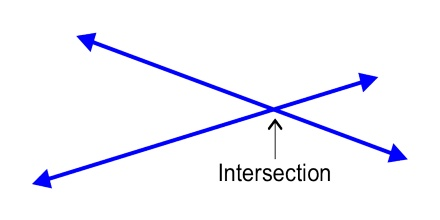
#> input picture 4. Line Detection/lines.jpg, 440 x 220 px
$ jupyter execute '4. Line detection.ipynb'
#> lines starting #> are read from the running program, lines starting #| are printed output that depends on the picture; after the words box and inside, x2 and y2 are one past the last pixel; in counts of white or black regions, pixels touching at a corner belong together
# Line Detection

[cell 1]
# Importing Libraries
import cv2
import numpy as np
import matplotlib.pyplot as plt

[cell 2]
# function for displaying image
def imgShow(img):
    cv2.imshow("Image", img)
    cv2.waitKey(0)
    cv2.destroyAllWindows()

[cell 3]
# Reading an image
image = cv2.imread('lines.jpg')
#> image is the input picture: shape (220, 440, 3); mean B, G, R 252, 244.6, 244.6
imgShow(image)

[cell 4]
plt.imshow(image, cmap='gray')

[cell 5]
# Converting into grayscale image
image_gray = cv2.cvtColor(image, cv2.COLOR_BGR2GRAY)
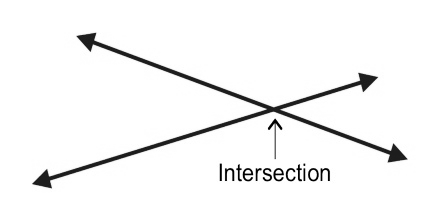
#> image_gray: shape (220, 440); min 0, max 255, mean 245.4
imgShow(image_gray)

[cell 6]
plt.imshow(image_gray, cmap='gray')

## Canny Edge Detection

[cell 7]
image_canny = cv2.Canny(image_gray, 50, 220)
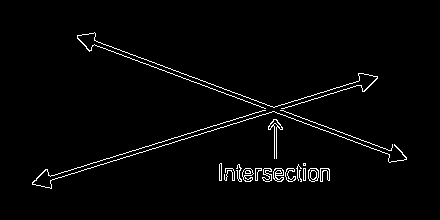
#> image_canny: shape (220, 440); 2.3% white in thin lines or dots, all inside (x1, y1, x2, y2) = (32, 32, 407, 189)

[cell 8]
image_canny

[cell 9]
plt.imshow(image_canny, cmap="gray")

[cell 10]
lines = cv2.HoughLines(image_canny, 1, np.pi/180, 100)
#> lines = [[186, 1.27], [182, 1.27], [7, 1.92], [11, 1.92], [187, 1.26], [181, 1.29]]

[cell 11]
lines
#> Out has the same summary as lines

[cell 12]
len(lines)
#> Out = 6

[cell 13]
if lines is not None:
    for i in range(len(lines)):
        rho = lines[i][0][0]
        theta = lines[i][0][1]

        a = np.cos(theta)
        b = np.sin(theta)

        x0 = a*rho
        y0 = b*rho
        x1 = int(x0 + 1000*(-b))
        y1 = int(y0 + 1000*(a))
        x2 = int(x0 - 1000*(-b))
        y2 = int(y0 - 1000*(a))

        cv2.line(image,(x1,y1),(x2,y2),(0,255,0),1)
#> this loop made 6 passes
#> (rho, theta, a, b, x0, y0, x1, y1) on passes 1 to 6: (186, 1.27, 0.292, 0.956, 54.38, 177.9, -901, 470), (182, 1.27, 0.292, 0.956, 53.21, 174, -903, 466), (7, 1.92, -0.342, 0.94, -2.39, 6.58, -942, -335), (11, 1.92, -0.342, 0.94, -3.76, 10.34, -943, -331), (187, 1.26, 0.309, 0.951, 57.79, 177.8, -893, 486), (181, 1.29, 0.276, 0.961, 49.89, 174, -911, 449)
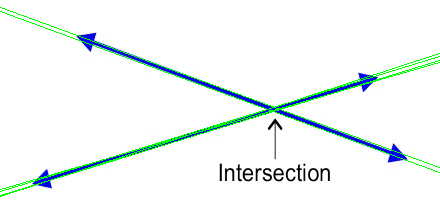
#> image: shape (220, 440, 3); 2.46% of pixels changed, all inside (x1, y1, x2, y2) = (0, 7, 440, 197)
